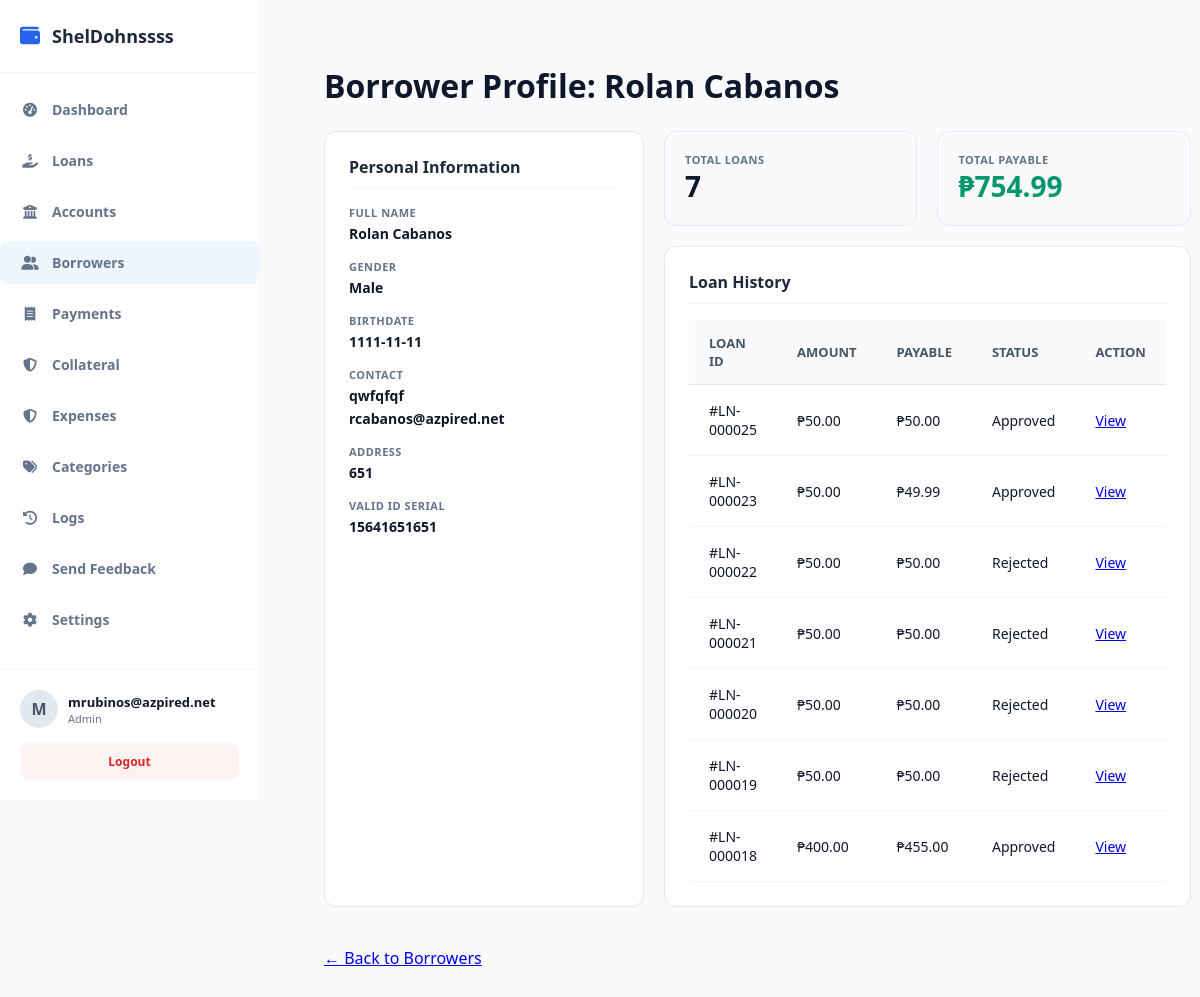
Page /public/index.php?url=borrower/details&id=3 (signed in) on the committed database.
### tables this page shows
CREATE TABLE `companies` (
  `id` int(11) NOT NULL,
  `name` varchar(150) NOT NULL,
  `plan_tier` varchar(20) DEFAULT 'free',
  `subscription_status` varchar(20) DEFAULT 'active',
  `expires_at` datetime DEFAULT NULL,
  `created_at` timestamp NOT NULL DEFAULT current_timestamp()
);

CREATE TABLE `borrowers` (
  `id` int(11) NOT NULL,
  `company_id` int(11) NOT NULL,
  `first_name` varchar(100) NOT NULL,
  `middle_name` varchar(100) DEFAULT NULL,
  `last_name` varchar(100) NOT NULL,
  `gender` varchar(20) DEFAULT NULL,
  `birthdate` date DEFAULT NULL,
  `phone` varchar(30) NOT NULL,
  `email` varchar(100) DEFAULT NULL,
  `address` text NOT NULL,
  `valid_id` varchar(150) DEFAULT NULL,
  `status` tinyint(1) DEFAULT 1,
  `created_at` timestamp NOT NULL DEFAULT current_timestamp(),
  `occupation` text DEFAULT NULL
);

CREATE TABLE `loans` (
  `id` int(11) NOT NULL,
  `company_id` int(11) NOT NULL,
  `account_id` int(11) DEFAULT NULL,
  `borrower_id` int(11) NOT NULL,
  `amount` decimal(12,2) NOT NULL,
  `interest_rate` decimal(5,2) NOT NULL,
  `total_payable` decimal(12,2) NOT NULL,
  `status` varchar(30) DEFAULT 'pending',
  `released_date` date DEFAULT NULL,
  `due_date` date NOT NULL,
  `created_at` timestamp NOT NULL DEFAULT current_timestamp(),
  `term_months` int(11) DEFAULT NULL,
  `notes` text DEFAULT NULL,
  `term_type` varchar(20) DEFAULT 'month',
  `fee` decimal(15,2) DEFAULT 0.00,
  `category_id` int(11) DEFAULT NULL
);

### app/controllers/BorrowerController.php (called while the page is built, shortened)
<?php
require_once __DIR__ . '/../models/Borrower.php';
class BorrowerController {
    private $borrowerModel;
    public function __construct() {
        $this->borrowerModel = new Borrower();
    }
    public function details($id = null) {
        $id = $id ?? $_GET['id'] ?? null;
        $borrower = $this->borrowerModel->getById($id);
        $db = $this->borrowerModel->getDb();
        $stmt = $db->prepare("SELECT * FROM loans WHERE borrower_id = ? ORDER BY created_at DESC");
        $stmt->execute([$id]);
        $loans = $stmt->fetchAll(PDO::FETCH_ASSOC);
        $totalLoansCount = count($loans);
        $totalPayable = 0;
        foreach ($loans as $loan) {
            $totalPayable += $loan['total_payable'];
        }
        require_once __DIR__ . '/../views/admin/borrowers/details.php';
    }
}

### public/index.php (called while the page is built, shortened)
<?php
require_once __DIR__ . "/../app/core/Database.php";
require_once __DIR__ . "/../app/core/Model.php";
$init = new App();

### app/core/Database.php (called while the page is built)
<?php
class Database {
    private static $host = "localhost";
    private static $port = "3306";
    private static $db   = "loan_saas_db";
    private static $user = "root";
    private static $pass = "";
    public static function getConnection() {
        try {
            $conn = new PDO(
                "mysql:host=" . self::$host . ";port=" . self::$port . ";dbname=" . self::$db,
                self::$user,
                self::$pass
            );
            $conn->setAttribute(PDO::ATTR_ERRMODE, PDO::ERRMODE_EXCEPTION);
            $conn->setAttribute(PDO::ATTR_DEFAULT_FETCH_MODE, PDO::FETCH_ASSOC);
            return $conn;
        } catch (Exception $e) {
            die("Database connection failed: " . $e->getMessage());
        }
    }
}

### app/core/Model.php (called while the page is built, shortened)
<?php
require_once __DIR__ . "/Database.php";
class Model {
    public function __construct() {
        $this->conn = Database::getConnection();
    }
    protected function getTenantId() {
        return $_SESSION['user']['company_id'] ?? 1;
    }
}

### app/models/Borrower.php (called while the page is built, shortened)
<?php
require_once __DIR__ . '/../core/Model.php';
class Borrower extends Model {
public function getById($id) {
    $stmt = $this->conn->prepare("SELECT * FROM borrowers WHERE id = ? AND company_id = ?");
    $stmt->execute([$id, $this->getTenantId()]);
    $result = $stmt->fetch(PDO::FETCH_ASSOC);
    return $result;
}
}

### app/views/admin/borrowers/details.php (the view)
<?php
require_once dirname(__DIR__, 2) . '/layouts/header.php';
?>
<div class="page-header">
    <h1>Borrower Profile: <?= htmlspecialchars($borrower['first_name'] . ' ' . $borrower['last_name']) ?></h1>
</div>
<div class="bp-wrapper">
    <div class="bp-card">
        <div class="bp-card-title">Personal Information</div>
        <div class="bp-info-group">
            <span class="bp-info-label">Full Name</span>
            <div class="bp-info-value"><?= htmlspecialchars($borrower['first_name'] . ' ' . ($borrower['middle_name'] ?? '') . ' ' . $borrower['last_name']) ?></div>
        </div>
        <div class="bp-info-group">
            <span class="bp-info-label">Gender</span>
            <div class="bp-info-value"><?= htmlspecialchars($borrower['gender'] ?? 'N/A') ?></div>
        </div>
        <div class="bp-info-group">
            <span class="bp-info-label">Birthdate</span>
            <div class="bp-info-value"><?= htmlspecialchars($borrower['birthdate'] ?? 'N/A') ?></div>
        </div>
        <div class="bp-info-group">
            <span class="bp-info-label">Contact</span>
            <div class="bp-info-value"><?= htmlspecialchars($borrower['phone']) ?></div>
            <div class="bp-info-value"><?= htmlspecialchars($borrower['email'] ?? 'No Email') ?></div>
        </div>
        <div class="bp-info-group">
            <span class="bp-info-label">Address</span>
            <div class="bp-info-value"><?= htmlspecialchars($borrower['address']) ?></div>
        </div>
        <div class="bp-info-group">
            <span class="bp-info-label">Valid ID Serial</span>
            <div class="bp-info-value"><code><?= htmlspecialchars($borrower['valid_id'] ?? 'None') ?></code></div>
        </div>
    </div>
    <div>
        <div style="display: grid; grid-template-columns: 1fr 1fr; gap: 20px; margin-bottom: 20px;">
            <div class="bp-stat-card">
                <div class="bp-info-label">Total Loans</div>
                <div class="bp-stat-value"><?= $totalLoansCount ?></div>
            </div>
            <div class="bp-stat-card">
                <div class="bp-info-label">Total Payable</div>
                <div class="bp-stat-value" style="color: #059669;">₱<?= number_format($totalPayable, 2) ?></div>
            </div>
        </div>
        <div class="bp-card">
            <div class="bp-card-title">Loan History</div>
            <table class="data-table">
                <thead>
                    <tr><th>Loan ID</th><th>Amount</th><th>Payable</th><th>Status</th><th>Action</th></tr>
                </thead>
                <tbody>
                    <?php if (empty($loans)): ?>
                        <tr><td colspan="5" style="text-align:center;">No loan history found.</td></tr>
                    <?php else: ?>
                        <?php foreach ($loans as $loan): ?>
                        <tr>
                            <td>#LN-<?= str_pad($loan['id'], 6, '0', STR_PAD_LEFT) ?></td>
                            <td>₱<?= number_format($loan['amount'], 2) ?></td>
                            <td>₱<?= number_format($loan['total_payable'], 2) ?></td>
                            <td><?= htmlspecialchars($loan['status']) ?></td>
                            <td><a href="/loansaas/public/index.php?url=loan/details&id=<?= $loan['id'] ?>">View</a></td>
                        </tr>
                        <?php endforeach; ?>
                    <?php endif; ?>
                </tbody>
            </table>
        </div>
    </div>
</div>
<div style="margin-top: 20px;">
    <a href="/loansaas/public/index.php?url=borrower/index" class="btn-back">← Back to Borrowers</a>
</div>
<?php
require_once dirname(__DIR__, 2) . '/layouts/footer.php';
?>

### app/views/layouts/header.php (shortened to what this page needs)
<?php
$current_url = $_GET['url'] ?? '';
$userRole = $_SESSION['user']['role'] ?? '';
?>
<!DOCTYPE html>
<html lang="en">
<head>
    <link rel="stylesheet" href="https://cdnjs.cloudflare.com/ajax/libs/font-awesome/6.4.0/css/all.min.css">
    <link rel="stylesheet" href="/loansaas/public/css/style.css">
</head>
<body>
    <aside class="sidebar" style="display: flex; flex-direction: column; height: 100vh; width: 260px; background: #ffffff; border-right: 1px solid #f1f5f9;">
        <div class="sidebar-brand" style="padding: 24px 20px; display: flex; align-items: center; gap: 12px; font-weight: 700; font-size: 18px; color: #1e293b; border-bottom: 1px solid #f1f5f9;">
            <i class="fas fa-wallet" style="color: var(--primary-color); font-size: 20px;"></i>
            <span id="sidebar-company-name">
                <?php
                if (!empty($_SESSION['user']['company_id'])) {
                    $loanModel = new Loan();
                    $db = $loanModel->getDb();
                    $stmt = $db->prepare("SELECT name FROM companies WHERE id = ?");
                    $stmt->execute([$_SESSION['user']['company_id']]);
                    $companyName = $stmt->fetchColumn();
                    echo htmlspecialchars($companyName ?: 'SHELDONS');
                } else {
                    echo 'SHELDONS';
                }
                ?>
            </span>
        </div>
      <ul class="sidebar-menu" style="list-style: none; padding: 15px 0; margin: 0; flex-grow: 1;">
    <?php
    $menuItems = [];
if ($userRole === 'admin' || $userRole === 'staff') {
        $menuItems[] = ['url' => 'dashboard/index', 'icon' => 'fa-tachometer-alt', 'label' => 'Dashboard'];
        $menuItems[] = ['url' => 'loan/index', 'icon' => 'fa-hand-holding-dollar', 'label' => 'Loans'];
        $menuItems[] = ['url' => 'account/index', 'icon' => 'fa-bank', 'label' => 'Accounts'];
        $menuItems[] = ['url' => 'borrower/index', 'icon' => 'fa-user-group', 'label' => 'Borrowers'];
        $menuItems[] = ['url' => 'payment/index', 'icon' => 'fa-receipt', 'label' => 'Payments'];
        $menuItems[] = ['url' => 'collateral/index', 'icon' => 'fa-shield-halved', 'label' => 'Collateral'];
        $menuItems[] = ['url' => 'expense/index', 'icon' => 'fa-shield-halved', 'label' => 'Expenses'];
        $menuItems[] = ['url' => 'category/index', 'icon' => 'fa-tags', 'label' => 'Categories'];
        $menuItems[] = ['url' => 'activitylogs/index', 'icon' => 'fa-clock-rotate-left', 'label' => 'Logs'];
        $menuItems[] = ['url' => 'feedback/create', 'icon' => 'fa-comment', 'label' => 'Send Feedback'];
        $menuItems[] = ['url' => 'admin/settings', 'icon' => 'fa-cog', 'label' => 'Settings'];
    }
    foreach ($menuItems as $item) {
        $active = (strpos($current_url, explode('/', $item['url'])[0]) === 0) ? 'active' : '';
        echo "<li class='menu-item $active'>
                <a href='/loansaas/public/index.php?url={$item['url']}' style='display: flex; align-items: center; gap: 12px; padding: 12px 20px; color: #64748b; text-decoration: none; transition: 0.2s;'>
                    <i class='fas {$item['icon']}' style='width: 20px; text-align: center;'></i> <span>{$item['label']}</span>
                </a>
              </li>";
    }
    ?>
</ul>
        <div class="sidebar-footer" style="padding: 20px; border-top: 1px solid #f1f5f9;">
            <div class="user-profile" style="display: flex; align-items: center; gap: 10px; margin-bottom: 15px;">
                <div class="user-avatar" style="width: 38px; height: 38px; background: #e2e8f0; border-radius: 50%; display: flex; align-items: center; justify-content: center; font-weight: bold; color: #475569;">
                    <?= strtoupper(substr($_SESSION['user']['username'] ?? 'U', 0, 1)) ?>
                </div>
                <div class="user-info" style="display: flex; flex-direction: column;">
                    <span style="font-size: 13px; font-weight: 600; color: #0f172a;"><?= htmlspecialchars($_SESSION['user']['username'] ?? 'User') ?></span>
                    <span style="font-size: 11px; color: #64748b; text-transform: capitalize;"><?= htmlspecialchars($_SESSION['user']['role'] ?? 'Staff') ?></span>
                </div>
            </div>
            <a href="/loansaas/public/index.php?url=auth/logout" style="display: block; width: 100%; text-align: center; padding: 10px; background: #fef2f2; color: #dc2626; border-radius: 8px; text-decoration: none; font-size: 12px; font-weight: 600;">
                Logout
            </a>
        </div>
    </aside>
    <main class="main-content">

### public/css/style.css (style rules this page uses)
body { font-family: 'Segoe UI', system-ui, sans-serif; background: #f8fafc; padding: 24px; margin: 0; }
.page-header { display: flex; justify-content: space-between; align-items: center; margin-bottom: 24px; }
.data-table { width: 100%; border-collapse: collapse; text-align: left; }
.data-table th { background: #f8fafc; padding: 14px 20px; font-size: 13px; font-weight: 600; color: #475569; border-bottom: 1px solid #e2e8f0; text-transform: uppercase; }
.data-table td { padding: 16px 20px; font-size: 14px; border-bottom: 1px solid #f1f5f9; }
:root { --sidebar-width: 260px; --primary-color: #2563eb; --bg-light: #f8fafc; --text-dark: #0f172a; --text-muted: #64748b; --border-color: #e2e8f0; }
* { box-sizing: border-box; margin: 0; padding: 0; font-family: 'Segoe UI', system-ui, sans-serif; }
body { background: var(--bg-light); color: var(--text-dark); min-height: 100vh; }
.sidebar { width: var(--sidebar-width); background: #ffffff; border-right: 1px solid var(--border-color); position: fixed; height: 100vh; left: 0; top: 0; display: flex; flex-direction: column; z-index: 100; }
.sidebar-brand { padding: 24px; font-size: 20px; font-weight: 700; color: var(--primary-color); border-bottom: 1px solid var(--border-color); }
.sidebar-menu { list-style: none; padding: 24px 16px; display: flex; flex-direction: column; gap: 8px; flex-grow: 1; }
.menu-item a { display: flex; align-items: center; gap: 12px; padding: 12px 16px; color: var(--text-muted); text-decoration: none; font-weight: 600; font-size: 14px; border-radius: 8px; transition: 0.2s; }
.menu-item.active a { background: #eff6ff; color: var(--primary-color); }
.sidebar-footer { padding: 16px; border-top: 1px solid var(--border-color); }
.user-profile { display: flex; align-items: center; gap: 10px; margin-bottom: 12px; }
.user-avatar { width: 36px; height: 36px; background: #cbd5e1; border-radius: 50%; display: flex; align-items: center; justify-content: center; font-weight: bold; }
.main-content { margin-left: var(--sidebar-width); padding: 40px; }
.bp-wrapper { display: grid; grid-template-columns: 320px 1fr; gap: 20px; margin-top: 20px; }
.bp-card { background: #fff; padding: 24px; border-radius: 12px; border: 1px solid #e2e8f0; margin-bottom: 20px; }
.bp-card-title { font-size: 16px; font-weight: 700; color: #1e293b; margin-bottom: 16px; border-bottom: 1px solid #f1f5f9; padding-bottom: 10px; }
.bp-info-group { margin-bottom: 16px; }
.bp-info-label { display: block; font-size: 11px; font-weight: 800; color: #64748b; text-transform: uppercase; letter-spacing: 0.5px; }
.bp-info-value { font-size: 14px; font-weight: 600; color: #0f172a; margin-top: 4px; }
.bp-stat-card { background: #f8fafc; padding: 20px; border-radius: 12px; border: 1px solid #e2e8f0; }
.bp-stat-value { font-size: 28px; font-weight: 800; color: #0f172a; }

### rows in the picture
companies: name "ShelDohnssss"
borrowers: first_name+last_name "Rolan Cabanos", first_name+middle_name+last_name "Rolan Cabanos", gender "Male", birthdate "1111-11-11", phone "qwfqfqf", email "rcabanos@azpired.net", address "651", valid "15641651651"
loans: id "000025", amount "50.00", total_payable "50.00", status "Approved"
loans: id "000023", amount "50.00", total_payable "49.99", status "Approved"
loans: id "000022", amount "50.00", total_payable "50.00", status "Rejected"
loans: id "000021", amount "50.00", total_payable "50.00", status "Rejected"
loans: id "000020", amount "50.00", total_payable "50.00", status "Rejected"
loans: id "000019", amount "50.00", total_payable "50.00", status "Rejected"
loans: id "000018", amount "400.00", total_payable "455.00", status "Approved"

### other values in the picture
$item['label'] "Dashboard"
$item['label'] "Loans"
$item['label'] "Accounts"
$item['label'] "Borrowers"
$item['label'] "Payments"
$item['label'] "Collateral"
$item['label'] "Expenses"
$item['label'] "Categories"
$item['label'] "Logs"
$item['label'] "Send Feedback"
$item['label'] "Settings"
substr($_SESSION['user']['username'] ?? 'U', 0, 1) "M"
$_SESSION['user']['username'] "mrubinos@azpired.net"
$_SESSION['user']['role'] "Admin"
$totalLoansCount "7"
